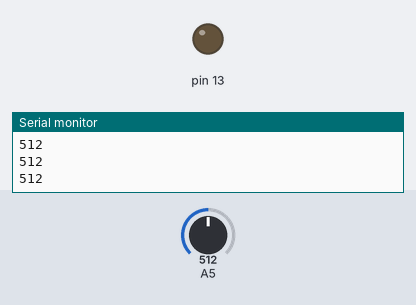
Recording of a sketch running on a simulated Arduino Uno, built with avr-gcc and run on an emulated ATmega328P. Parts: output pins drawn as LEDs (lit = HIGH), the last lines printed to the serial monitor. Inputs (shaded band) come from the test bench; at power-on: A5 = 512.

Above: at 1.2 s.
1.3 s: A5 set to 486
At 1.8 s:
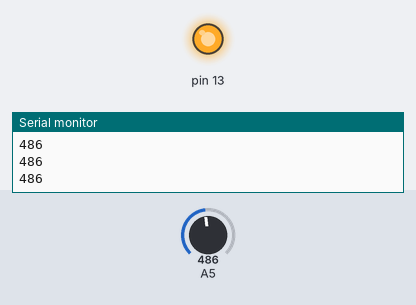
2.8 s: A5 set to 510
At 3.1 s:
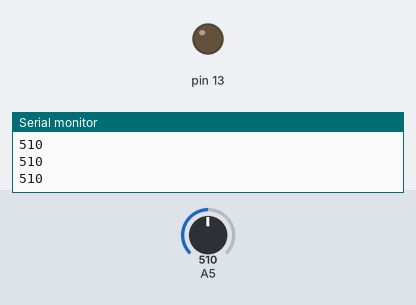
4.3 s: A5 set to 490
At 5.6 s:
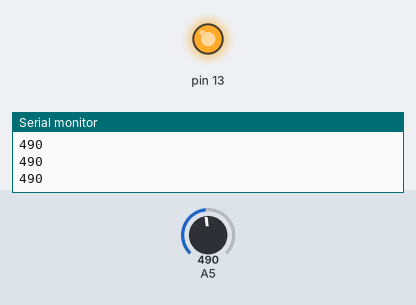
Timing chart, 0 to 7.3 s (numbered marks = the images above; inputs shaded):
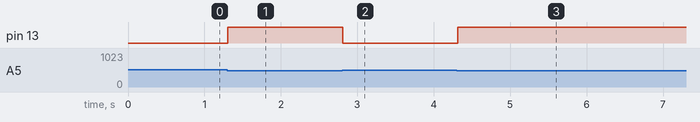

The sketch:

soundsensor.ino
```cpp
  int value = 0;
   //const int threshold=200;
  void setup()
  {
    // put your setup code here, to run once:
     Serial.begin(9600);
     pinMode(A5,INPUT);
     pinMode(13,OUTPUT);

  }
  void loop()
  {
    // put your main code here, to run repeatedly:


      value = analogRead(A5);
      if(value<=500)
      digitalWrite(13,HIGH);
      else
      digitalWrite(13,LOW);
      Serial.println(value);
      delay(100);
  }
```

Measured:
- the behaviour switches between 501 and 500 on A5 (found by bisection; images 0 and 1)
- after the input at 1.3 s, pin 13: LOW → HIGH at once
- after the input at 2.8 s, pin 13: HIGH → LOW at once
- after the input at 4.3 s, pin 13: LOW → HIGH at once
